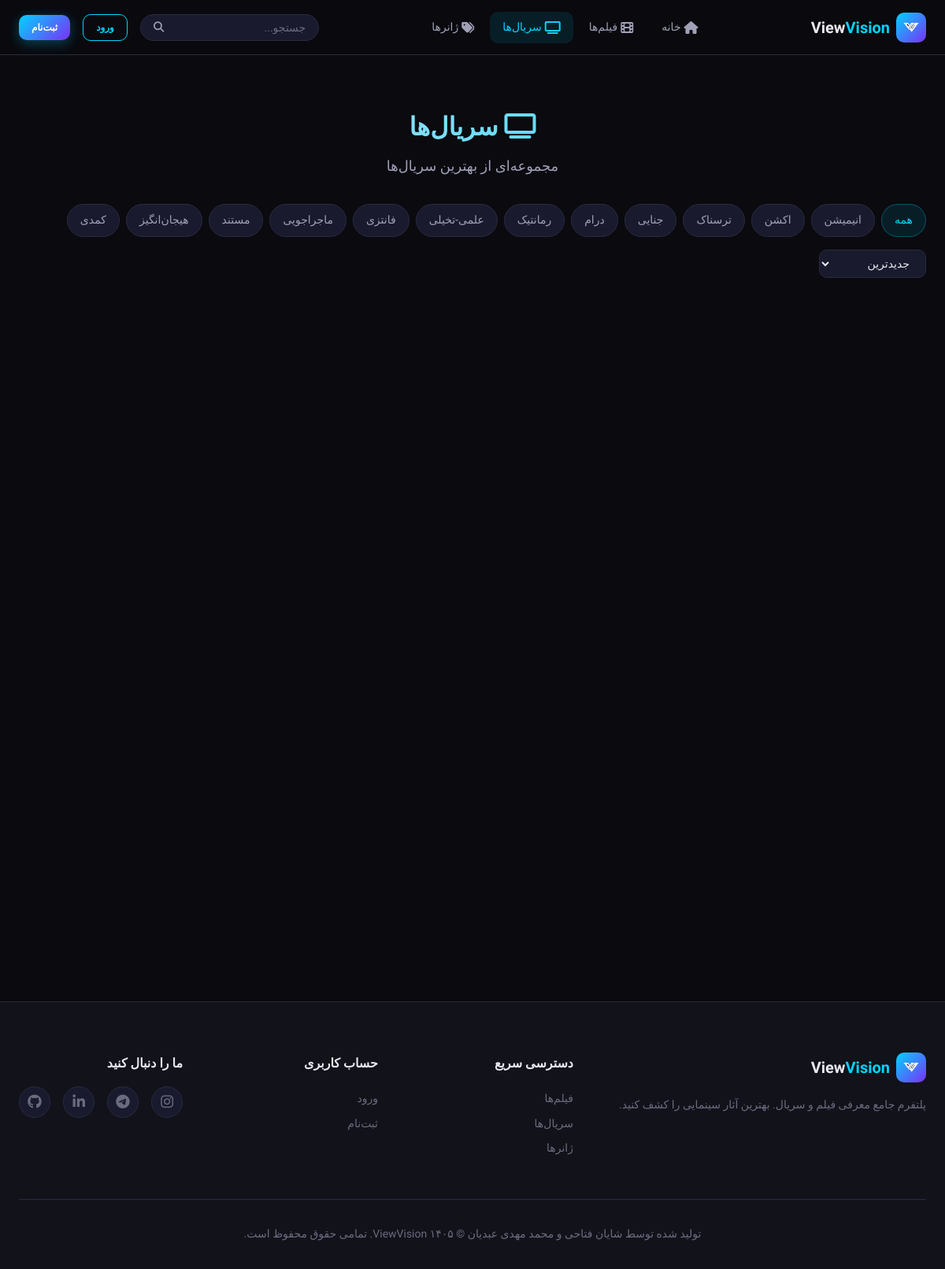
The app's page /series/ with its own data.
### media_app/models.py (models this page shows, shortened)
class Genre(models.Model):
    name = models.CharField(max_length=100, unique=True)
    slug = models.SlugField(max_length=100, unique=True)
    description = models.TextField(blank=True)
    class Meta:
        ordering = ['name']

### media_app/views.py (the view)
# urls.py: path('', views.series_list, name='series_list'),
def series_list(request):
    series = Series.objects.all()
    genre_slug = request.GET.get('genre')
    sort = request.GET.get('sort', '-created_at')
    if genre_slug:
        series = series.filter(genres__slug=genre_slug)
    if sort in ['title', '-title', 'rating', '-rating', 'release_date', '-release_date']:
        series = series.order_by(sort)
    paginator = Paginator(series, ITEMS_PER_PAGE)
    page_number = request.GET.get('page')
    page_obj = paginator.get_page(page_number)
    genres = Genre.objects.all()
    query_params = ''
    if genre_slug:
        query_params += f'genre={genre_slug}&'
    if sort != '-created_at':
        query_params += f'sort={sort}&'
    query_params = query_params.rstrip('&')
    context = {'series_list': page_obj, 'page_obj': page_obj, 'genres': genres, 'current_sort': sort, 'current_genre': genre_slug, 'query_params': query_params}
    return render(request, 'media_app/series_list.html', context)

### media_app/models.py (called while the page is built)
    def get_absolute_url(self):
        return reverse('series:series_detail', kwargs={'slug': self.slug})

    def get_poster_url(self):
        if self.poster:
            return self.poster.url
        if self.poster_url:
            return self.poster_url
        return None

### viewvision/context_processors.py (called while the page is built)
def social_links(request):
    links = {
        'instagram': '#',
        'telegram': '#',
        'linkedin': '#',
        'github': '#',
    }
    links_file = Path(__file__).resolve().parent.parent / 'links.txt'
    try:
        with open(links_file, 'r', encoding='utf-8') as f:
            for line in f:
                line = line.strip()
                if '=' in line and not line.startswith('#'):
                    key, value = line.split('=', 1)
                    key = key.strip().lower()
                    value = value.strip()
                    if key in links and value:
                        links[key] = value
    except FileNotFoundError:
        pass
    return {'social_links': links}

### templates/media_app/series_list.html (shortened to what this page needs)
{% extends 'base.html' %}
{% block content %}
<div class="container">
    <div class="page-header">
        <h1><i class="fas fa-tv"></i> سریال‌ها</h1>
        <p>مجموعه‌ای از بهترین سریال‌ها</p>
    </div>
    <div class="filter-bar">
        <div class="filter-chips">
            <a href="{% url 'series:series_list' %}" class="filter-chip {% if not current_genre %}active{% endif %}">
                همه
            </a>
            {% for genre in genres %}
            <a href="{% url 'series:series_list' %}?genre={{ genre.slug }}&sort={{ current_sort }}"
               class="filter-chip {% if current_genre == genre.slug %}active{% endif %}">
                {{ genre.name }}
            </a>
            {% endfor %}
        </div>
        <form method="GET" style="display:flex;gap:8px;align-items:center;">
            <select name="sort" class="sort-select" onchange="this.form.submit()">
                <option value="-created_at" {% if current_sort == '-created_at' %}selected{% endif %}>جدیدترین</option>
            </select>
        </form>
    </div>
    {% if series_list %}
    <div class="media-grid">
    </div>
    {% endif %}
</div>
{% endblock %}

### static/css/style.css (style rules this page uses)
:root { --bg-primary: #0a0a0f; --bg-secondary: #12121a; --bg-tertiary: #1a1a2e; --bg-card: #16162a; --bg-card-hover: #1e1e3a; --bg-input: #1a1a2e; --text-primary: #e8e8f0; --text-secondary: #a0a0b8; --text-muted: #6b6b80; --accent: #00d4ff; --accent-hover: #00b8e6; --accent-glow: rgba(0, 212, 255, 0.3); --accent-subtle: rgba(0, 212, 255, 0.1); --neon-blue: #00d4ff; --neon-purple: #7b2ff7; --neon-pink: #ff2d75; --border: #2a2a40; --border-light: #353550; --success: #00e676; --warning: #ffab00; --danger: #ff1744; --info: #00b0ff; --font-main: 'Vazirmatn', 'Segoe UI', Tahoma, sans-serif; --font-size-xs: 0.75rem; --font-size-sm: 0.875rem; --font-size-base: 1rem; --font-size-lg: 1.125rem; --font-size-xl: 1.25rem; --font-size-2xl: 1.5rem; --font-size-3xl: 2rem; --font-size-4xl: 2.5rem; --space-xs: 0.25rem; --space-sm: 0.5rem; --space-md: 1rem; --space-lg: 1.5rem; --space-xl: 2rem; --space-2xl: 3rem; --space-3xl: 4rem; --radius-sm: 6px; --radius-md: 10px; --radius-lg: 16px; --radius-xl: 24px; --radius-full: 9999px; --shadow-sm: 0 2px 8px rgba(0, 0, 0, 0.3); --shadow-md: 0 4px 16px rgba(0, 0, 0, 0.4); --shadow-lg: 0 8px 32px rgba(0, 0, 0, 0.5); --shadow-glow: 0 0 20px var(--accent-glow); --transition-fast: 0.15s ease; --transition-normal: 0.3s ease; --transition-slow: 0.5s ease; --navbar-height: 70px; --container-max: 1280px; }
*, *::before, *::after { margin: 0; padding: 0; box-sizing: border-box; }
html { scroll-behavior: smooth; }
body { font-family: var(--font-main); background-color: var(--bg-primary); color: var(--text-primary); line-height: 1.7; min-height: 100vh; overflow-x: hidden; -webkit-font-smoothing: antialiased; }
a { color: var(--accent); text-decoration: none; transition: color var(--transition-fast); }
.container { max-width: var(--container-max); margin: 0 auto; padding: 0 var(--space-lg); }
.page-header { padding: var(--space-3xl) 0 var(--space-xl); text-align: center; }
.page-header h1 { font-size: var(--font-size-3xl); font-weight: 800; margin-bottom: var(--space-sm); background: linear-gradient(135deg, var(--text-primary), var(--accent)); -webkit-background-clip: text; -webkit-text-fill-color: transparent; background-clip: text; }
.page-header p { color: var(--text-secondary); font-size: var(--font-size-lg); }
.media-grid { display: grid; grid-template-columns: repeat(auto-fill, minmax(200px, 1fr)); gap: var(--space-lg); }
.filter-bar { display: flex; align-items: center; justify-content: space-between; gap: var(--space-md); margin-bottom: var(--space-xl); flex-wrap: wrap; }
.filter-chips { display: flex; gap: var(--space-sm); flex-wrap: wrap; }
.filter-chip { padding: var(--space-sm) var(--space-md); background: var(--bg-tertiary); color: var(--text-secondary); border: 1px solid var(--border); border-radius: var(--radius-full); font-size: var(--font-size-sm); cursor: pointer; transition: all var(--transition-fast); text-decoration: none; }
.filter-chip:hover, .filter-chip.active { background: var(--accent-subtle); color: var(--accent); border-color: rgba(0, 212, 255, 0.3); }
.sort-select { padding: var(--space-sm) var(--space-md); background: var(--bg-tertiary); border: 1px solid var(--border); border-radius: var(--radius-md); color: var(--text-primary); font-family: var(--font-main); font-size: var(--font-size-sm); cursor: pointer; }

### records on screen
Genre: name "انیمیشن"
Genre: name "اکشن"
Genre: name "ترسناک"
Genre: name "جنایی"
Genre: name "درام"
Genre: name "رمانتیک"
Genre: name "علمی-تخیلی"
Genre: name "فانتزی"
Genre: name "ماجراجویی"
Genre: name "مستند"
Genre: name "هیجان‌انگیز"
Genre: name "کمدی"
